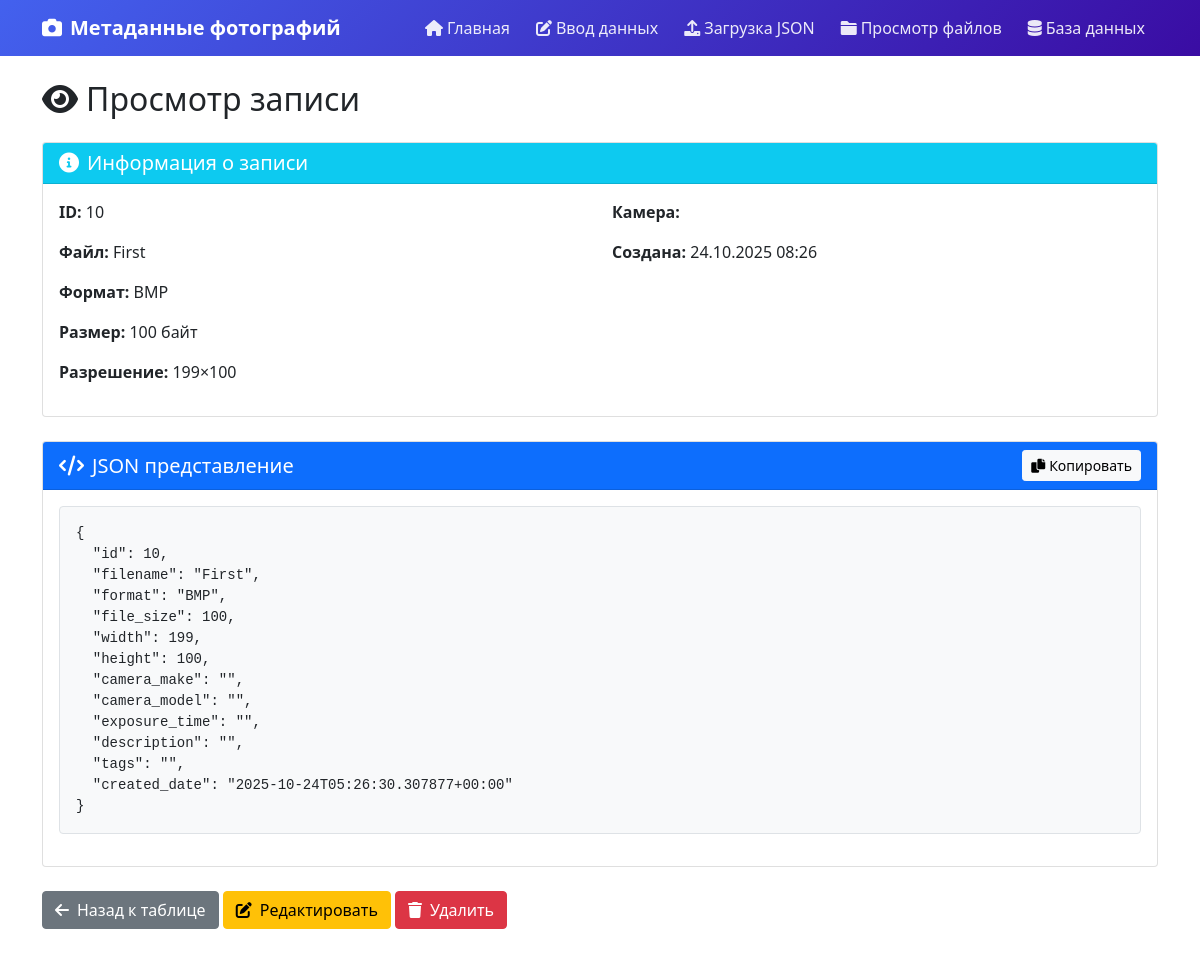
/view_record/10/, run on the app's committed database.
### photo_metadata/models.py (models this page shows, shortened)
class PhotoMetadata(models.Model):
    FORMAT_CHOICES = [
        ('JPEG', 'JPEG'),
        ('PNG', 'PNG'),
        ('GIF', 'GIF'),
        ('BMP', 'BMP'),
        ('TIFF', 'TIFF'),
    ]
    filename = models.CharField(max_length=255,unique=True, verbose_name="Имя файла")
    format = models.CharField(max_length=10, choices=FORMAT_CHOICES, verbose_name="Формат")
    file_size = models.PositiveIntegerField(
        verbose_name="Размер файла (байт)",
        validators=[MinValueValidator(1)]
    )
    width = models.PositiveIntegerField(
        verbose_name="Ширина (px)",
        validators=[MinValueValidator(1)]
    )
    height = models.PositiveIntegerField(
        verbose_name="Высота (px)",
        validators=[MinValueValidator(1)]
    )
    camera_make = models.CharField(max_length=100, blank=True, verbose_name="Производитель камеры")
    camera_model = models.CharField(max_length=100, blank=True, verbose_name="Модель камеры")
    exposure_time = models.CharField(max_length=20, blank=True, verbose_name="Выдержка")
    aperture = models.DecimalField(max_digits=3, decimal_places=1, null=True, blank=True, verbose_name="Диафрагма")
    iso = models.PositiveIntegerField(null=True, blank=True, verbose_name="ISO")
    focal_length = models.DecimalField(max_digits=5, decimal_places=1, null=True, blank=True, verbose_name="Фокусное расстояние")
    latitude = models.DecimalField(max_digits=9, decimal_places=6, null=True, blank=True, verbose_name="Широта")
    longitude = models.DecimalField(max_digits=9, decimal_places=6, null=True, blank=True, verbose_name="Долгота")
    created_date = models.DateTimeField(auto_now_add=True, verbose_name="Дата создания записи")
    capture_date = models.DateTimeField(null=True, blank=True, verbose_name="Дата съемки")
    description = models.TextField(blank=True, verbose_name="Описание")
    tags = models.CharField(max_length=500, blank=True, verbose_name="Теги (через запятую)")
    class Meta:
        verbose_name = "Метаданные фотографии"
        verbose_name_plural = "Метаданные фотографий"
        unique_together = ['filename', 'format', 'file_size', 'width', 'height']

### photo_metadata/views.py (the view)
# urls.py: path('view_record/<int:record_id>/', views.view_record, name='view_record'),
def view_record(request, record_id):
    record = get_object_or_404(PhotoMetadata, id=record_id)
    record_data = {
        'id': record.id,
        'filename': record.filename,
        'format': record.format,
        'file_size': record.file_size,
        'width': record.width,
        'height': record.height,
        'camera_make': record.camera_make,
        'camera_model': record.camera_model,
        'exposure_time': record.exposure_time,
        'aperture': str(record.aperture) if record.aperture else None,
        'iso': record.iso,
        'focal_length': str(record.focal_length) if record.focal_length else None,
        'latitude': str(record.latitude) if record.latitude else None,
        'longitude': str(record.longitude) if record.longitude else None,
        'capture_date': record.capture_date.isoformat() if record.capture_date else None,
        'description': record.description,
        'tags': record.tags,
        'created_date': record.created_date.isoformat(),
    }
    record_data = {k: v for k, v in record_data.items() if v is not None}
    formatted_json = json.dumps(record_data, ensure_ascii=False, indent=2)
    context = {
        'record': record,
        'content': formatted_json,
        'title': f'Запись: {record.filename}'
    }
    return render(request, 'photo_metadata/view_record.html', context)

### templates/photo_metadata/view_record.html (shortened to what this page needs)
{% extends 'base.html' %}
{% block content %}
<div class="row">
    <div class="col-12">
        <h2 class="mb-4">
            <i class="fas fa-eye me-2"></i>Просмотр записи
        </h2>
        <div class="card mb-4">
            <div class="card-header bg-info text-white">
                <h5 class="mb-0">
                    <i class="fas fa-info-circle me-2"></i>Информация о записи
                </h5>
            </div>
            <div class="card-body">
                <div class="row">
                    <div class="col-md-6">
                        <p><strong>ID:</strong> {{ record.id }}</p>
                        <p><strong>Файл:</strong> {{ record.filename }}</p>
                        <p><strong>Формат:</strong> {{ record.format }}</p>
                        <p><strong>Размер:</strong> {{ record.file_size }} байт</p>
                        <p><strong>Разрешение:</strong> {{ record.width }}×{{ record.height }}</p>
                    </div>
                    <div class="col-md-6">
                        <p><strong>Камера:</strong> {{ record.camera_make }} {{ record.camera_model }}</p>
                        <p><strong>Создана:</strong> {{ record.created_date|date:"d.m.Y H:i" }}</p>
                    </div>
                </div>
            </div>
        </div>
        <div class="card">
            <div class="card-header bg-primary text-white d-flex justify-content-between align-items-center">
                <h5 class="mb-0">
                    <i class="fas fa-code me-2"></i>JSON представление
                </h5>
                <div>
                    <button id="copyButton" class="btn btn-light btn-sm">
                        <i class="fas fa-copy me-1"></i>Копировать
                    </button>
                </div>
            </div>
            <div class="card-body">
                <pre class="bg-light p-3 border rounded" style="max-height: 500px; overflow-y: auto;"><code id="jsonContent">{{ content }}</code></pre>
            </div>
        </div>
        <div class="mt-4">
            <a href="{% url 'database_records' %}" class="btn btn-secondary">
                <i class="fas fa-arrow-left me-2"></i>Назад к таблице
            </a>
            <a href="{% url 'edit_record' record.id %}" class="btn btn-warning">
                <i class="fas fa-edit me-2"></i>Редактировать
            </a>
            <a href="{% url 'delete_record' record.id %}" class="btn btn-danger">
                <i class="fas fa-trash me-2"></i>Удалить
            </a>
        </div>
    </div>
</div>
{% endblock %}

### data on the page
PhotoMetadata: id "10", filename "First", format "BMP", file_size "100", width "199", height "100", created_date "24.10.2025 08:26"
